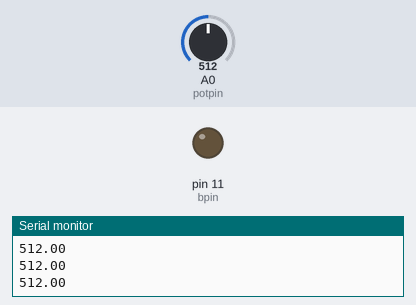
A sketch run on a simulated Arduino Uno, built with avr-gcc and run on an emulated ATmega328P. Parts: output pins drawn as LEDs (lit = HIGH), the last lines printed to the serial monitor. The test bench sets the inputs (shaded band); at power-on: A0 (potpin) = 512.

Above: at 1.2 s.
1.3 s: A0 (potpin) set to 739
2.8 s: A0 (potpin) set to 765
At 3.5 s:
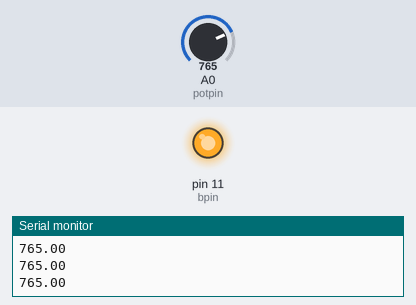
4.3 s: A0 (potpin) set to 740
At 4.6 s:
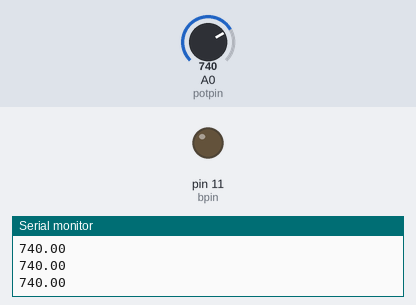
5.8 s: A0 (potpin) set to 760
At 7.1 s:
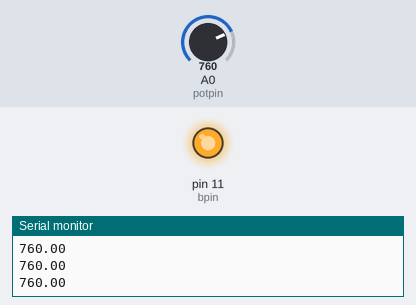
Timing chart, 0 to 8.3 s (numbered marks = the images above; inputs shaded):
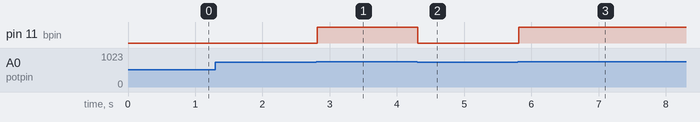

The sketch:

buzzctrl.ino
```cpp
float potval;
float wt=100;
float freq;
int potpin=A0;
int bpin=11;

void setup() {
  Serial.begin(9600);
  pinMode(bpin,OUTPUT);
  pinMode(potpin,INPUT);
}

void loop() {
  potval=analogRead(potpin);
  Serial.println(potval);
  if(potval>750){
    digitalWrite(bpin,HIGH);
  }
   if(potval<750){
    digitalWrite(bpin,LOW);
  }
}
// use a capacitor.
```

Measured:
- the behaviour switches between 750 and 751 on A0 (potpin) (found by bisection; images 0 and 1)
- after the input at 2.8 s, pin 11 (bpin): LOW → HIGH at once
- after the input at 4.3 s, pin 11 (bpin): HIGH → LOW at once
- after the input at 5.8 s, pin 11 (bpin): LOW → HIGH at once
